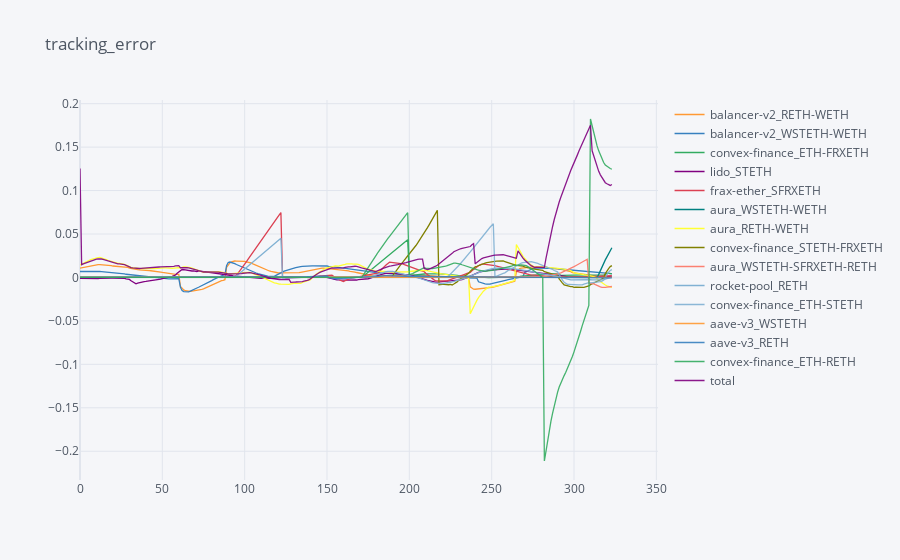

Write notebook code for a chart like this one.
### Code cell
tracking_error = (backtest['pred_apy'].rolling(28).mean().shift(-28)-backtest['apy'])
tracking_error = tracking_error.rename(columns={col: strategies[vault][vault][int(col)] if col != 'total' else col for col in backtest['weights'].columns})
tracking_error.iplot(title='tracking_error')

### Figure 1 — Plotly figure (JSON) as saved in the notebook; plotly's stock layout.template omitted (floating-point values rounded to 4 significant figures; data arrays with more than 128 entries replaced by an {"elided": "..."} marker saying what was removed)
{"data": [{"line": {"color": "rgba(255, 153, 51, 1.0)", "dash": "solid", "shape": "linear", "width": 1.3}, "mode": "lines", "name": "balancer-v2_RETH-WETH", "text": "", "type": "scatter", "x": {"elided": "352 int values"}, "y": {"elided": "352 mixed values"}}, {"line": {"color": "rgba(55, 128, 191, 1.0)", "dash": "solid", "shape": "linear", "width": 1.3}, "mode": "lines", "name": "balancer-v2_WSTETH-WETH", "text": "", "type": "scatter", "x": {"elided": "352 int values"}, "y": {"elided": "352 mixed values"}}, {"line": {"color": "rgba(50, 171, 96, 1.0)", "dash": "solid", "shape": "linear", "width": 1.3}, "mode": "lines", "name": "convex-finance_ETH-FRXETH", "text": "", "type": "scatter", "x": {"elided": "352 int values"}, "y": {"elided": "352 mixed values"}}, {"line": {"color": "rgba(128, 0, 128, 1.0)", "dash": "solid", "shape": "linear", "width": 1.3}, "mode": "lines", "name": "lido_STETH", "text": "", "type": "scatter", "x": {"elided": "352 int values"}, "y": {"elided": "352 mixed values"}}, {"line": {"color": "rgba(219, 64, 82, 1.0)", "dash": "solid", "shape": "linear", "width": 1.3}, "mode": "lines", "name": "frax-ether_SFRXETH", "text": "", "type": "scatter", "x": {"elided": "352 int values"}, "y": {"elided": "352 mixed values"}}, {"line": {"color": "rgba(0, 128, 128, 1.0)", "dash": "solid", "shape": "linear", "width": 1.3}, "mode": "lines", "name": "aura_WSTETH-WETH", "text": "", "type": "scatter", "x": {"elided": "352 int values"}, "y": {"elided": "352 mixed values"}}, {"line": {"color": "rgba(255, 255, 51, 1.0)", "dash": "solid", "shape": "linear", "width": 1.3}, "mode": "lines", "name": "aura_RETH-WETH", "text": "", "type": "scatter", "x": {"elided": "352 int values"}, "y": {"elided": "352 mixed values"}}, {"line": {"color": "rgba(128, 128, 0, 1.0)", "dash": "solid", "shape": "linear", "width": 1.3}, "mode": "lines", "name": "convex-finance_STETH-FRXETH", "text": "", "type": "scatter", "x": {"elided": "352 int values"}, "y": {"elided": "352 mixed values"}}, {"line": {"color": "rgba(251, 128, 114, 1.0)", "dash": "solid", "shape": "linear", "width": 1.3}, "mode": "lines", "name": "aura_WSTETH-SFRXETH-RETH", "text": "", "type": "scatter", "x": {"elided": "352 int values"}, "y": {"elided": "352 mixed values"}}, {"line": {"color": "rgba(128, 177, 211, 1.0)", "dash": "solid", "shape": "linear", "width": 1.3}, "mode": "lines", "name": "rocket-pool_RETH", "text": "", "type": "scatter", "x": {"elided": "352 int values"}, "y": {"elided": "352 mixed values"}}, {"line": {"color": "rgba(128, 177, 211, 0.8999999999999999)", "dash": "solid", "shape": "linear", "width": 1.3}, "mode": "lines", "name": "convex-finance_ETH-STETH", "text": "", "type": "scatter", "x": {"elided": "352 int values"}, "y": {"elided": "352 mixed values"}}, {"line": {"color": "rgba(255, 153, 51, 0.8999999999999999)", "dash": "solid", "shape": "linear", "width": 1.3}, "mode": "lines", "name": "aave-v3_WSTETH", "text": "", "type": "scatter", "x": {"elided": "352 int values"}, "y": {"elided": "352 mixed values"}}, {"line": {"color": "rgba(55, 128, 191, 0.8999999999999999)", "dash": "solid", "shape": "linear", "width": 1.3}, "mode": "lines", "name": "aave-v3_RETH", "text": "", "type": "scatter", "x": {"elided": "352 int values"}, "y": {"elided": "352 mixed values"}}, {"line": {"color": "rgba(50, 171, 96, 0.8999999999999999)", "dash": "solid", "shape": "linear", "width": 1.3}, "mode": "lines", "name": "convex-finance_ETH-RETH", "text": "", "type": "scatter", "x": {"elided": "352 int values"}, "y": {"elided": "352 mixed values"}}, {"line": {"color": "rgba(128, 0, 128, 0.8999999999999999)", "dash": "solid", "shape": "linear", "width": 1.3}, "mode": "lines", "name": "total", "text": "", "type": "scatter", "x": {"elided": "352 int values"}, "y": {"elided": "352 mixed values"}}], "layout": {"legend": {"bgcolor": "#F5F6F9", "font": {"color": "#4D5663"}}, "paper_bgcolor": "#F5F6F9", "plot_bgcolor": "#F5F6F9", "title": {"font": {"color": "#4D5663"}, "text": "tracking_error"}, "xaxis": {"gridcolor": "#E1E5ED", "showgrid": true, "tickfont": {"color": "#4D5663"}, "title": {"font": {"color": "#4D5663"}, "text": ""}, "zerolinecolor": "#E1E5ED"}, "yaxis": {"gridcolor": "#E1E5ED", "showgrid": true, "tickfont": {"color": "#4D5663"}, "title": {"font": {"color": "#4D5663"}, "text": ""}, "zerolinecolor": "#E1E5ED"}}}
